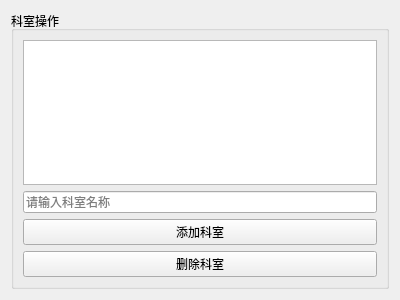
<?xml version="1.0" encoding="UTF-8"?>
<ui version="4.0">
 <class>DepartmentView</class>
 <widget class="QWidget" name="DepartmentView">
  <property name="geometry">
   <rect>
    <x>0</x>
    <y>0</y>
    <width>400</width>
    <height>300</height>
   </rect>
  </property>
  <property name="windowTitle">
   <string>科室管理</string>
  </property>
  <layout class="QVBoxLayout" name="verticalLayout">
   <item>
    <widget class="QGroupBox" name="groupBox">
     <property name="title">
      <string>科室操作</string>
     </property>
     <layout class="QGridLayout" name="gridLayout">
      <item row="0" column="0">
       <widget class="QListWidget" name="departmentListWidget">
        <property name="alternatingRowColors">
         <bool>true</bool>
        </property>
       </widget>
      </item>
      <item row="1" column="0">
       <widget class="QLineEdit" name="departmentNameEdit">
        <property name="placeholderText">
         <string>请输入科室名称</string>
        </property>
       </widget>
      </item>
      <item row="2" column="0">
       <widget class="QPushButton" name="addDepartmentButton">
        <property name="text">
         <string>添加科室</string>
        </property>
       </widget>
      </item>
      <item row="3" column="0">
       <widget class="QPushButton" name="deleteDepartmentButton">
        <property name="text">
         <string>删除科室</string>
        </property>
       </widget>
      </item>
     </layout>
    </widget>
   </item>
  </layout>
 </widget>
 <resources/>
 <connections/>
</ui>
